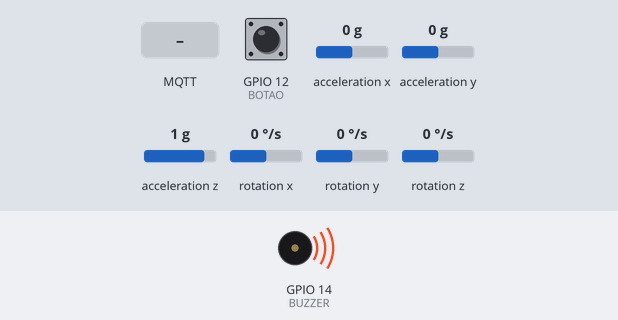
The sketch below on a simulated ESP32. Parts: buzzer (waves = sounding, pin HIGH). The inputs (shaded band) are chosen by the test bench; at power-on: GPIO 12 (BOTAO) HIGH, acceleration x 0 g, acceleration y 0 g, acceleration z 1 g, rotation x 0 °/s, rotation y 0 °/s, rotation z 0 °/s. WiFi joins after 1.5 s; servers stay silent unless stated; no MQTT or app messages arrive unless stated; what the sketch prints to the serial monitor is not drawn.

Above: at 2.7 s.
2.8 s: MQTT message "desativar" arrives on the first subscribed topic
6.0 s: GPIO 12 (BOTAO) pulled LOW for 3.2 s
At 6.7 s:
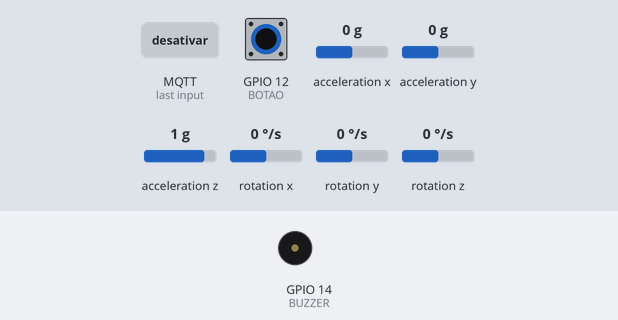
Timing chart, 0 to 11.1 s (numbered marks = the images above; inputs shaded):
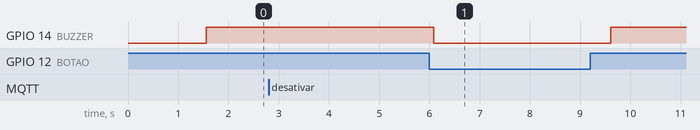

Measured:
- after the input at 6.0 s, GPIO 14 (BUZZER): HIGH → LOW after 0.09 s, → HIGH 3.5 s later

The sketch:

sketch.ino
```cpp
#include <WiFi.h>
#include <PubSubClient.h>
#include <Wire.h>
#include <MPU6050.h>

#define BUZZER 14
#define BOTAO 12
#define LIMIAR_QUEDA 2.0  // Abaixo disso = queda detectada

MPU6050 mpu;

// ---- CONFIGURAÇÃO WIFI / MQTT ----
const char* ssid = "Wokwi-GUEST";
const char* password = "";
const char* mqtt_server = "test.mosquitto.org";

WiFiClient espClient;
PubSubClient client(espClient);

// ---- RECEBIMENTO DE MENSAGENS DO BROKER ----
void callback(char* topic, byte* message, unsigned int length) {
  Serial.print("Mensagem recebida do tópico: ");
  Serial.println(topic);

  Serial.print("Conteúdo: ");
  String msg;
  for (int i = 0; i < length; i++) {
    msg += (char)message[i];
  }
  Serial.println(msg);

  // Exemplo: o professor manda "desativar" e o buzzer desliga
  if (msg == "desativar") {
    digitalWrite(BUZZER, LOW);
    Serial.println("Buzzer desligado por comando MQTT.");
  }
}

// ---- CONECTAR AO MQTT ----
void reconnect() {
  while (!client.connected()) {
    Serial.print("Conectando ao MQTT...");
    if (client.connect("ESP32_Projeto")) {
      Serial.println("conectado! ✔");

      // Inscreve no tópico
      client.subscribe("controle/cmd");
      Serial.println("Inscrita no tópico controle/cmd");

      // Publica mensagem de boas-vindas
      client.publish("controle/status", "ESP32 online!");
    } else {
      Serial.print("falhou, rc=");
      Serial.print(client.state());
      Serial.println(" tentando novamente...");
      delay(2000);
    }
  }
}

void setup() {
  Serial.begin(115200);

  pinMode(BUZZER, OUTPUT);
  pinMode(BOTAO, INPUT_PULLUP);

  // ---- INICIAR SENSOR ----
  Wire.begin();
  mpu.initialize();
  if (!mpu.testConnection()) {
    Serial.println("Falha ao conectar no MPU6050!");
    while (1);
  }

  // ---- WIFI ----
  Serial.print("Conectando ao WiFi...");
  WiFi.begin(ssid, password);
  while (WiFi.status() != WL_CONNECTED) {
    delay(500);
    Serial.print(".");
  }
  Serial.println("\nWiFi conectado ✔");

  client.setServer(mqtt_server, 1883);
  client.setCallback(callback);
}

void loop() {
  if (!client.connected()) {
    reconnect();
  }
  client.loop();  // Mantém comunicação MQTT ativa

  // ---- LEITURA DO ACELERÔMETRO ----
  int16_t ax, ay, az;
  mpu.getAcceleration(&ax, &ay, &az);

  float axg = ax / 16384.0;
  float ayg = ay / 16384.0;
  float azg = az / 16384.0;

  float aceleracaoTotal = sqrt(axg * axg + ayg * ayg + azg * azg);

  Serial.print("Aceleração Total: ");
  Serial.println(aceleracaoTotal);

  // ---- DETECÇÃO DE QUEDA ----
  if (aceleracaoTotal < LIMIAR_QUEDA) {
    Serial.println("QUEDA DETECTADA!");

    digitalWrite(BUZZER, HIGH);

    // Publica no MQTT
    client.publish("controle/queda", "queda detectada");
  }

  // ---- BOTÃO: reset do buzzer ----
  if (digitalRead(BOTAO) == LOW) {
    digitalWrite(BUZZER, LOW);
    client.publish("controle/queda", "buzzer desligado");
  }

  delay(500);
}
```
